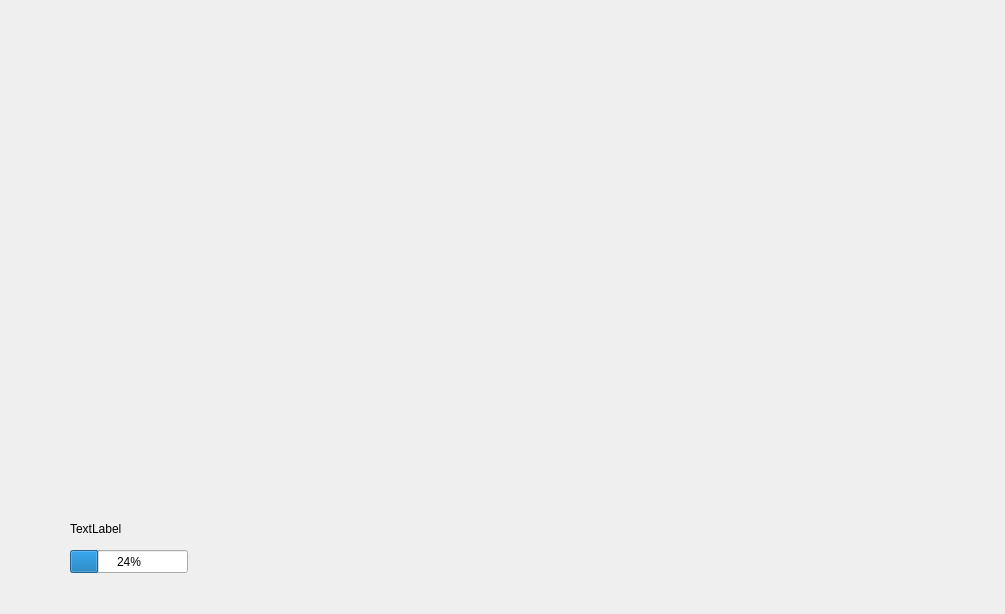
<?xml version="1.0" encoding="UTF-8"?>
<ui version="4.0">
 <class>MainWindow</class>
 <widget class="QMainWindow" name="MainWindow">
  <property name="geometry">
   <rect>
    <x>0</x>
    <y>0</y>
    <width>1005</width>
    <height>614</height>
   </rect>
  </property>
  <property name="windowTitle">
   <string>MainWindow</string>
  </property>
  <widget class="QWidget" name="centralWidget">
   <widget class="QProgressBar" name="progressBar">
    <property name="geometry">
     <rect>
      <x>70</x>
      <y>550</y>
      <width>118</width>
      <height>23</height>
     </rect>
    </property>
    <property name="value">
     <number>24</number>
    </property>
   </widget>
   <widget class="QLabel" name="labelStatus">
    <property name="geometry">
     <rect>
      <x>70</x>
      <y>520</y>
      <width>711</width>
      <height>17</height>
     </rect>
    </property>
    <property name="text">
     <string>TextLabel</string>
    </property>
   </widget>
  </widget>
 </widget>
 <layoutdefault spacing="6" margin="11"/>
 <resources/>
 <connections/>
</ui>
